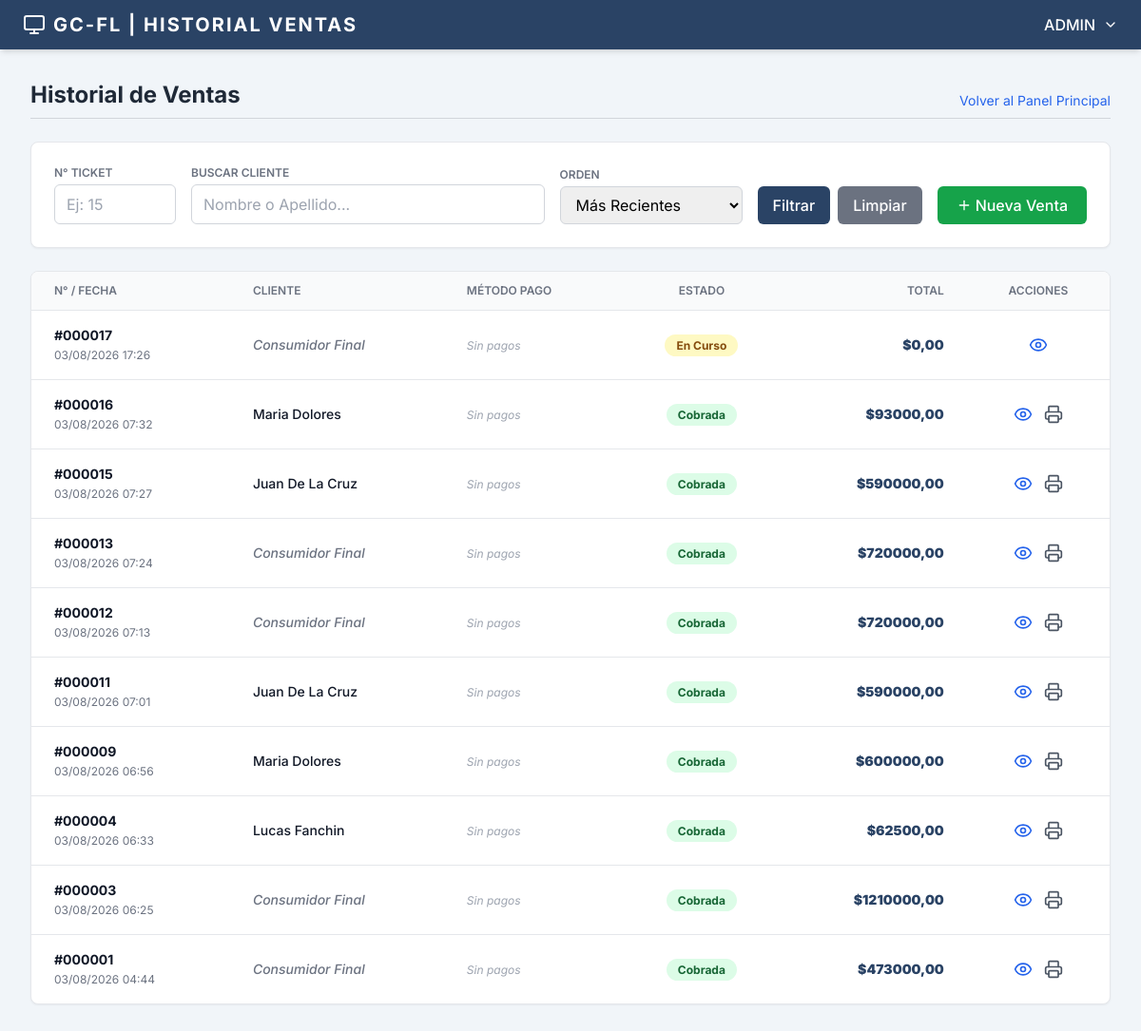
/ventas/ (signed in), run on an earlier commit of the app's database.
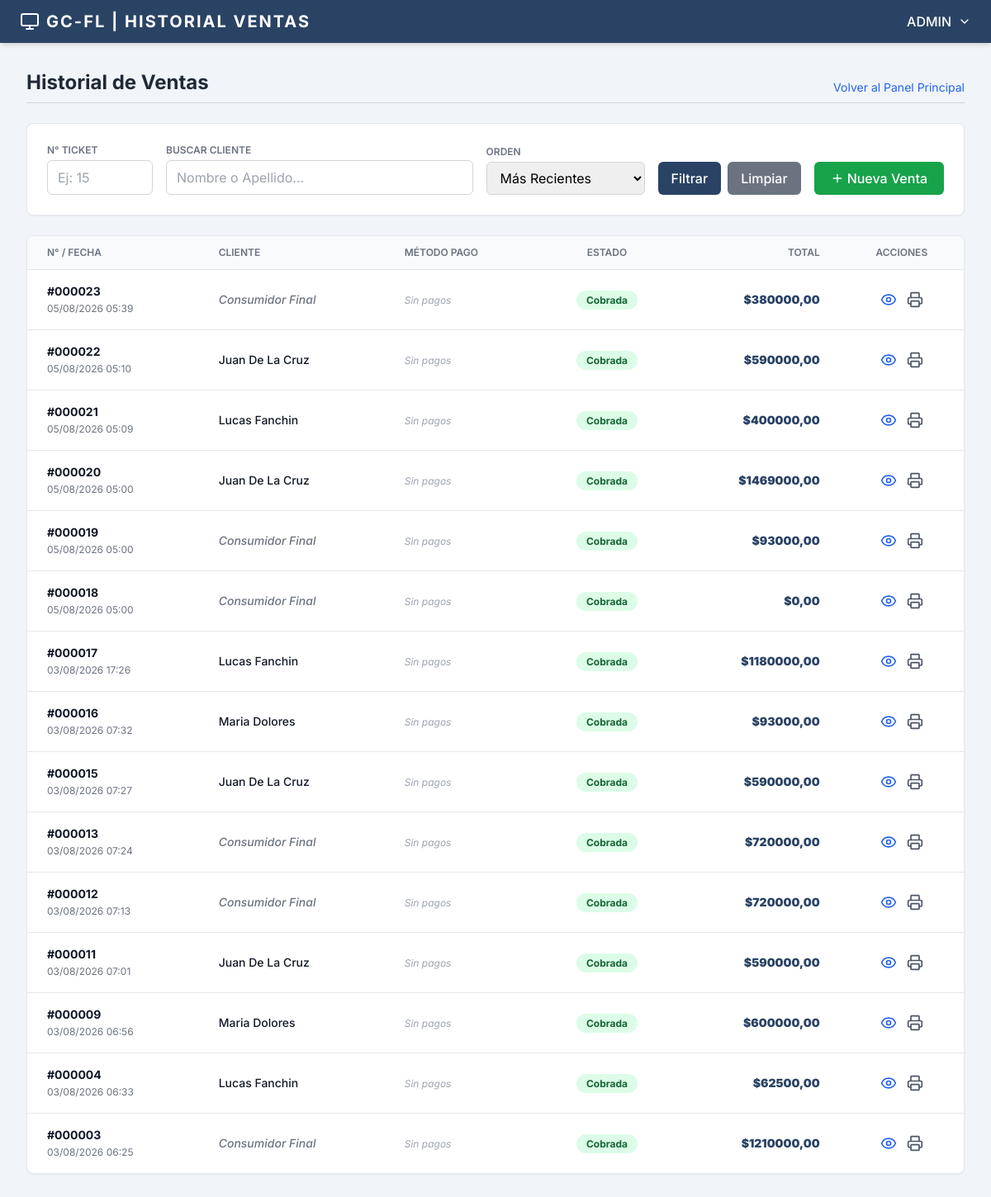
And on a later commit of the database.
### ventas/models.py (models this page shows, shortened)
class Venta(models.Model):
    ESTADO_CHOICES = [
        ('PENDIENTE', 'En Curso (Carrito)'),
        ('COMPLETADA', 'Cobrada y Finalizada'),
        ('CANCELADA', 'Cancelada'),
    ]
    METODO_PAGO_CHOICES = [
        ('EFECTIVO', 'Efectivo'),
        ('DEBITO', 'Tarjeta Débito'),
        ('CREDITO', 'Tarjeta Crédito'),
        ('TRANSFERENCIA', 'Transferencia'),
        ('BILLETERA_VIRTUAL', 'Billetera Virtual / QR'), # Renombrado
        ('CUENTA_CORRIENTE', 'Cuenta Corriente'),
        ('OTROS', 'Otros'), # Agregado
    ]
    cliente = models.ForeignKey(Cliente, on_delete=models.SET_NULL, null=True, blank=True, related_name='compras_realizadas')
    sucursal = models.ForeignKey(Sucursal, on_delete=models.PROTECT, related_name='ventas')
    cajero = models.ForeignKey(User, on_delete=models.SET_NULL, null=True, blank=True)
    fecha_venta = models.DateTimeField(auto_now_add=True)
    estado = models.CharField(max_length=20, choices=ESTADO_CHOICES, default='PENDIENTE')
    descuento = models.DecimalField(max_digits=12, decimal_places=2, default=0.00)
    total = models.DecimalField(max_digits=12, decimal_places=2, default=0.00)
    observaciones = models.TextField(blank=True, null=True)
    class Meta:
        db_table = 'ventas'
        verbose_name = 'Venta'
        verbose_name_plural = 'Ventas'
        ordering = ['-fecha_venta']

### clientes/models.py (models this page shows, shortened)
class Cliente(models.Model):
    TIPO_DOCUMENTO_CHOICES = [
        ('DNI', 'DNI'),
        ('CUIL', 'CUIL'),
        ('CUIT', 'CUIT'),
        ('PASAPORTE', 'PASAPORTE'),
    ]
    nombre = models.CharField(max_length=100)
    apellido = models.CharField(max_length=100)
    tipo_documento = models.CharField(max_length=20, choices=TIPO_DOCUMENTO_CHOICES, default='DNI')
    numero_documento = models.CharField(max_length=50, unique=True)
    provincia = models.CharField(max_length=100)
    localidad = models.CharField(max_length=100)
    direccion = models.CharField(max_length=200)
    barrio = models.CharField(max_length=100, blank=True, null=True)
    codigo_postal = models.CharField(max_length=20)
    telefono = models.CharField(max_length=50, blank=True, null=True)
    email = models.EmailField(blank=True, null=True)
    fecha_registro = models.DateTimeField(auto_now_add=True)
    saldo_cuenta_corriente = models.DecimalField(max_digits=10, decimal_places=2, default=Decimal('0.00'), blank=True, null=True)
    class Meta:
        db_table = 'clientes'
        verbose_name = 'Cliente'
        verbose_name_plural = 'Clientes'
        ordering = ['nombre', 'apellido'] # Ordena por nombre

### ventas/views.py (the view)
# urls.py: path('', views.ventas_list, name='ventas_list'),
@login_required
def ventas_list(request):
    max_permission = UserRole.objects.filter(user_id=request.user).aggregate(max_permission=models.Max('role__ventas'))['max_permission'] or 0
    if max_permission == 0: return redirect('dashboard')
    ventas = Venta.objects.exclude(estado='CANCELADA')
    ticket_q = request.GET.get('ticket')
    cliente_q = request.GET.get('cliente')
    orden = request.GET.get('orden', '-fecha_venta')
    if ticket_q and ticket_q.isdigit():
        ventas = ventas.filter(id=ticket_q)
    if cliente_q:
        ventas = ventas.filter(
            models.Q(cliente__nombre__icontains=cliente_q) |
            models.Q(cliente__apellido__icontains=cliente_q)
        )
    if orden == 'antiguas':
        ventas = ventas.order_by('fecha_venta')
    else:
        ventas = ventas.order_by('-fecha_venta')
    paginator = Paginator(ventas, 15)
    page_obj = paginator.get_page(request.GET.get('page'))
    return render(request, 'ventas/ventas_list.html', {
        'page_obj': page_obj, 'max_permission': max_permission
    })

### ventas/templates/ventas/ventas_list.html (shortened to what the changed rows need)
{% extends 'core/base.html' %}
{% block content %}
    <div class="mb-6 border-b border-gray-300 pb-2 flex justify-between items-end">
        <h1 class="text-2xl font-bold text-gray-800">Historial de Ventas</h1>
    </div>
    <div class="bg-white rounded-lg shadow-sm border border-gray-200 overflow-hidden">
        <table class="w-full text-left border-collapse">
            <thead>
                <tr class="bg-gray-50 border-b border-gray-200">
                    <th class="py-3 px-6 text-xs font-semibold text-gray-500 uppercase">N° / Fecha</th>
                    <th class="py-3 px-6 text-xs font-semibold text-gray-500 uppercase">Cliente</th>
                    <th class="py-3 px-6 text-xs font-semibold text-gray-500 uppercase">Método Pago</th>
                    <th class="py-3 px-6 text-xs font-semibold text-gray-500 uppercase text-center">Estado</th>
                    <th class="py-3 px-6 text-xs font-semibold text-gray-500 uppercase text-right">Total</th>
                    <th class="py-3 px-6 text-xs font-semibold text-gray-500 uppercase text-center">Acciones</th>
                </tr>
            </thead>
            <tbody class="text-sm text-gray-700 divide-y divide-gray-200">
                {% for venta in page_obj %}
                <tr class="hover:bg-gray-50 transition-colors">
                    <td class="py-4 px-6">
                        <span class="block font-bold text-gray-900">#{{ venta.id|stringformat:"06d" }}</span>
                        <span class="text-xs text-gray-500">{{ venta.fecha_venta|date:"d/m/Y H:i" }}</span>
                    </td>
                    <td class="py-4 px-6 font-medium text-gray-900">
                        {% if venta.cliente %}
                            {{ venta.cliente.nombre }} {{ venta.cliente.apellido|default:"" }}
                        {% else %}
                            <span class="italic text-gray-500">Consumidor Final</span>
                        {% endif %}
                    </td>
                    <td class="py-4 px-6">
                        {% with cantidad_pagos=venta.pagos.count %}
                            {% if cantidad_pagos > 1 %}
                                <span class="bg-blue-100 text-blue-800 text-[10px] font-bold px-2 py-1 rounded">COMBINADO</span>
                                <div class="text-[11px] text-gray-500 mt-1 leading-tight font-medium">
                                    {% for pago in venta.pagos.all %}
                                        {{ pago.get_metodo_pago_display }}{% if not forloop.last %} + {% endif %}
                                    {% endfor %}
                                </div>
                            {% elif cantidad_pagos == 1 %}
                                {% for pago in venta.pagos.all %}
                                    <span class="text-sm text-gray-700 font-medium">{{ pago.get_metodo_pago_display }}</span>
                                {% endfor %}
                            {% else %}
                                <span class="text-xs text-gray-400 italic">Sin pagos</span>
                            {% endif %}
                        {% endwith %}
                    </td>
                    <td class="py-4 px-6 text-center">
                        {% if venta.estado == 'PENDIENTE' %}
                            <span class="bg-yellow-100 text-yellow-800 text-xs font-bold px-3 py-1 rounded-full">En Curso</span>
                        {% else %}
                            <span class="bg-green-100 text-green-800 text-xs font-bold px-3 py-1 rounded-full">Cobrada</span>
                        {% endif %}
                    </td>
                    <td class="py-4 px-6 text-right">
                        <span class="block font-black text-[#2a4365]">${{ venta.total }}</span>
                    </td>
                    <td class="py-4 px-6 text-center">
                        <div class="flex justify-center space-x-3">
                            <a href="{% url 'ventas:venta_detalle' venta.pk %}" class="text-blue-600 hover:text-blue-800" title="Abrir / Ver">
                                <i data-lucide="eye" class="w-5 h-5"></i>
                            </a>
                            {% if venta.estado == 'COMPLETADA' %}
                            <a href="{% url 'ventas:venta_comprobante' venta.pk %}" target="_blank" class="text-gray-600 hover:text-gray-800" title="Ticket">
                                <i data-lucide="printer" class="w-5 h-5"></i>
                            </a>
                            {% endif %}
                        </div>
                    </td>
                </tr>
                {% empty %}
                <tr><td colspan="6" class="py-8 text-center text-gray-500">No hay ventas que coincidan con la búsqueda.</td></tr>
                {% endfor %}
            </tbody>
        </table>
    </div>
{% endblock content %}

What changed in the data, as far as the page shows it:
no longer on this page (row unchanged): Venta: id "000001", fecha_venta "03/08/2026 04:44", shows "Consumidor Final", estado "Cobrada", total "473000,00"
added Venta: id "000023", fecha_venta "05/08/2026 05:39", shows "Consumidor Final", estado "Cobrada", total "380000,00"
added Venta: id "000022", fecha_venta "05/08/2026 05:10", cliente.nombre "Juan", cliente.apellido "De La Cruz", estado "Cobrada", total "590000,00"
added Venta: id "000021", fecha_venta "05/08/2026 05:09", cliente.nombre "Lucas", cliente.apellido "Fanchin", estado "Cobrada", total "400000,00"
added Venta: id "000020", fecha_venta "05/08/2026 05:00", cliente.nombre "Juan", cliente.apellido "De La Cruz", estado "Cobrada", total "1469000,00"
added Venta: id "000019", fecha_venta "05/08/2026 05:00", shows "Consumidor Final", estado "Cobrada", total "93000,00"
added Venta: id "000018", fecha_venta "05/08/2026 05:00", shows "Consumidor Final", estado "Cobrada", total "0,00"
changed Venta "000017": cliente.nombre (not shown) → "Lucas"; cliente.apellido (not shown) → "Fanchin"; total "0,00" → "1180000,00"; estado "En Curso" → "Cobrada"; no longer shows "Consumidor Final"
